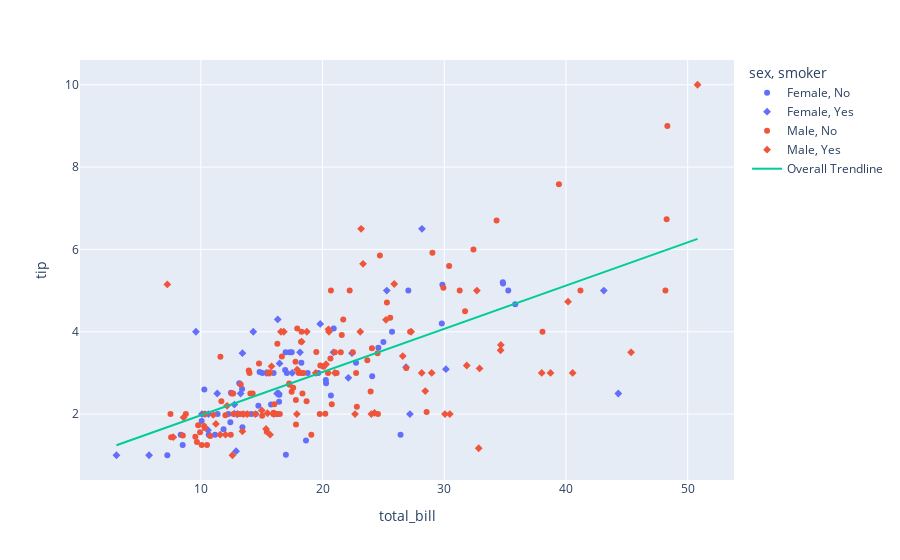

This figure's notebook cell:
### Code cell
import plotly.express as px

df = px.data.tips()
fig = px.scatter(df, x="total_bill", y="tip", symbol="smoker", color="sex", trendline="ols", trendline_scope="overall")
fig.show()

### Figure 1 — Plotly figure (JSON) as saved in the notebook; plotly's stock layout.template omitted (floating-point values rounded to 4 significant figures; data arrays with more than 128 entries replaced by an {"elided": "..."} marker saying what was removed)
{"data": [{"hovertemplate": "sex=Female<br>smoker=No<br>total_bill=%{x}<br>tip=%{y}<extra></extra>", "legendgroup": "Female, No", "marker": {"color": "#636efa", "symbol": "circle"}, "mode": "markers", "name": "Female, No", "orientation": "v", "showlegend": true, "type": "scatter", "x": [16.99, 24.59, 35.26, 14.83, 10.33, 16.97, 20.29, 15.77, 19.65, 15.06, 20.69, 16.93, 10.29, 34.81, 26.41, 16.45, 17.07, 14.73, 10.07, 34.83, 22.75, 20.92, 7.25, 25.71, 17.31, 10.65, 12.43, 24.08, 13.42, 12.48, 29.8, 14.52, 11.38, 20.27, 11.17, 12.26, 18.26, 8.51, 10.33, 14.15, 13.16, 17.47, 27.05, 16.43, 8.35, 18.64, 11.87, 29.85, 25.0, 13.39, 16.21, 15.98, 35.83, 18.78], "xaxis": "x", "y": [1.01, 3.61, 5.0, 3.02, 1.67, 3.5, 2.75, 2.23, 3.0, 3.0, 2.45, 3.07, 2.6, 5.2, 1.5, 2.47, 3.0, 2.2, 1.83, 5.17, 3.25, 4.08, 1.0, 4.0, 3.5, 1.5, 1.8, 2.92, 1.68, 2.52, 4.2, 2.0, 2.0, 2.83, 1.5, 2.0, 3.25, 1.25, 2.0, 2.0, 2.75, 3.5, 5.0, 2.3, 1.5, 1.36, 1.63, 5.14, 3.75, 2.61, 2.0, 3.0, 4.67, 3.0], "yaxis": "y"}, {"hovertemplate": "sex=Female<br>smoker=Yes<br>total_bill=%{x}<br>tip=%{y}<extra></extra>", "legendgroup": "Female, Yes", "marker": {"color": "#636efa", "symbol": "diamond"}, "mode": "markers", "name": "Female, Yes", "orientation": "v", "showlegend": true, "type": "scatter", "x": [3.07, 26.86, 25.28, 5.75, 16.32, 11.35, 15.38, 44.3, 22.42, 14.31, 17.51, 10.59, 10.63, 9.6, 20.9, 18.15, 19.81, 43.11, 13.0, 12.74, 13.0, 16.4, 16.47, 12.76, 13.27, 28.17, 12.9, 30.14, 13.42, 16.27, 10.09, 22.12, 27.18], "xaxis": "x", "y": [1.0, 3.14, 5.0, 1.0, 4.3, 2.5, 3.0, 2.5, 3.48, 4.0, 3.0, 1.61, 2.0, 4.0, 3.5, 3.5, 4.19, 5.0, 2.0, 2.01, 2.0, 2.5, 3.23, 2.23, 2.5, 6.5, 1.1, 3.09, 3.48, 2.5, 2.0, 2.88, 2.0], "yaxis": "y"}, {"hovertemplate": "sex=Male<br>smoker=No<br>total_bill=%{x}<br>tip=%{y}<extra></extra>", "legendgroup": "Male, No", "marker": {"color": "#EF553B", "symbol": "circle"}, "mode": "markers", "name": "Male, No", "orientation": "v", "showlegend": true, "type": "scatter", "x": [10.34, 21.01, 23.68, 25.29, 8.77, 26.88, 15.04, 14.78, 10.27, 15.42, 18.43, 21.58, 16.29, 20.65, 17.92, 39.42, 19.82, 17.81, 13.37, 12.69, 21.7, 9.55, 18.35, 17.78, 24.06, 16.31, 18.69, 31.27, 16.04, 17.46, 13.94, 9.68, 30.4, 18.29, 22.23, 32.4, 28.55, 18.04, 12.54, 9.94, 25.56, 19.49, 48.27, 17.59, 20.08, 20.23, 12.02, 10.51, 27.2, 22.76, 17.29, 16.66, 15.98, 13.03, 18.28, 24.71, 21.16, 22.49, 12.46, 18.24, 14.0, 38.07, 23.95, 29.93, 11.69, 14.26, 15.95, 8.52, 22.82, 19.08, 34.3, 41.19, 9.78, 7.51, 14.07, 13.13, 17.26, 24.55, 19.77, 48.17, 16.49, 21.5, 12.66, 13.81, 24.52, 20.76, 31.71, 20.69, 7.56, 48.33, 20.45, 13.28, 11.61, 10.77, 10.07, 29.03, 17.82], "xaxis": "x", "y": [1.66, 3.5, 3.31, 4.71, 2.0, 3.12, 1.96, 3.23, 1.71, 1.57, 3.0, 3.92, 3.71, 3.35, 4.08, 7.58, 3.18, 2.34, 2.0, 2.0, 4.3, 1.45, 2.5, 3.27, 3.6, 2.0, 2.31, 5.0, 2.24, 2.54, 3.06, 1.32, 5.6, 3.0, 5.0, 6.0, 2.05, 3.0, 2.5, 1.56, 4.34, 3.51, 6.73, 2.64, 3.15, 2.01, 1.97, 1.25, 4.0, 3.0, 2.71, 3.4, 2.03, 2.0, 4.0, 5.85, 3.0, 3.5, 1.5, 3.76, 3.0, 4.0, 2.55, 5.07, 2.31, 2.5, 2.0, 1.48, 2.18, 1.5, 6.7, 5.0, 1.73, 2.0, 2.5, 2.0, 2.74, 2.0, 2.0, 5.0, 2.0, 3.5, 2.5, 2.0, 3.48, 2.24, 4.5, 5.0, 1.44, 9.0, 3.0, 2.72, 3.39, 1.47, 1.25, 5.92, 1.75], "yaxis": "y"}, {"hovertemplate": "sex=Male<br>smoker=Yes<br>total_bill=%{x}<br>tip=%{y}<extra></extra>", "legendgroup": "Male, Yes", "marker": {"color": "#EF553B", "symbol": "diamond"}, "mode": "markers", "name": "Male, Yes", "orientation": "v", "showlegend": true, "type": "scatter", "x": [38.01, 11.24, 20.29, 13.81, 11.02, 18.29, 15.01, 17.92, 19.44, 32.68, 28.97, 40.17, 27.28, 12.03, 21.01, 15.36, 20.49, 25.21, 16.0, 50.81, 15.81, 7.25, 31.85, 16.82, 32.9, 17.89, 14.48, 34.63, 34.65, 23.33, 45.35, 23.17, 40.55, 30.46, 23.1, 15.69, 28.44, 15.48, 16.58, 10.34, 13.51, 18.71, 20.53, 26.59, 38.73, 24.27, 30.06, 25.89, 28.15, 11.59, 7.74, 12.16, 8.58, 13.42, 24.01, 15.69, 15.53, 12.6, 32.83, 22.67], "xaxis": "x", "y": [3.0, 1.76, 3.21, 2.0, 1.98, 3.76, 2.09, 3.08, 3.0, 5.0, 3.0, 4.73, 4.0, 1.5, 3.0, 1.64, 4.06, 4.29, 2.0, 10.0, 3.16, 5.15, 3.18, 4.0, 3.11, 2.0, 2.0, 3.55, 3.68, 5.65, 3.5, 6.5, 3.0, 2.0, 4.0, 1.5, 2.56, 2.02, 4.0, 2.0, 2.0, 4.0, 4.0, 3.41, 3.0, 2.03, 2.0, 5.16, 3.0, 1.5, 1.44, 2.2, 1.92, 1.58, 2.0, 3.0, 3.0, 1.0, 1.17, 2.0], "yaxis": "y"}, {"hovertemplate": "<b>OLS trendline</b><br>tip = 0.105025 * total_bill + 0.92027<br>R<sup>2</sup>=0.456617<br><br>total_bill=%{x}<br>tip=%{y} <b>(trend)</b><extra></extra>", "legendgroup": "Overall Trendline", "line": {"color": "#00cc96"}, "mode": "lines", "name": "Overall Trendline", "showlegend": true, "type": "scatter", "x": {"elided": "244 float values"}, "xaxis": "x", "y": {"elided": "244 float values"}, "yaxis": "y"}], "layout": {"legend": {"title": {"text": "sex, smoker"}, "tracegroupgap": 0}, "margin": {"t": 60}, "xaxis": {"anchor": "y", "domain": [0, 1], "title": {"text": "total_bill"}}, "yaxis": {"anchor": "x", "domain": [0, 1], "title": {"text": "tip"}}}}
